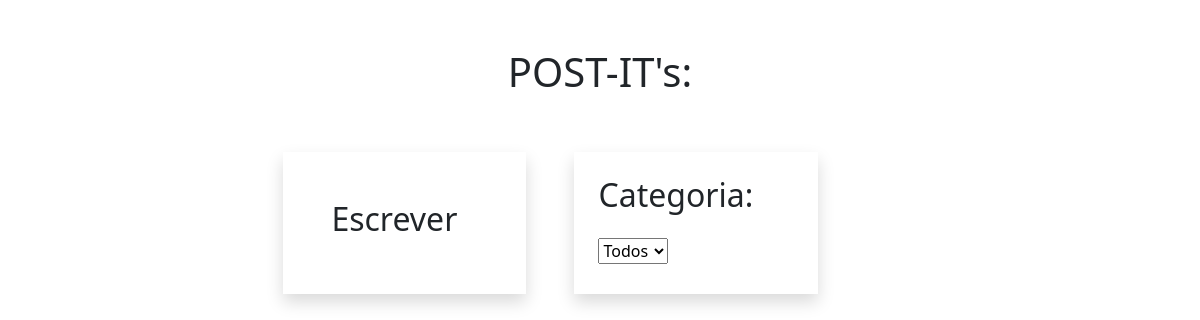
The app's page /, older data.
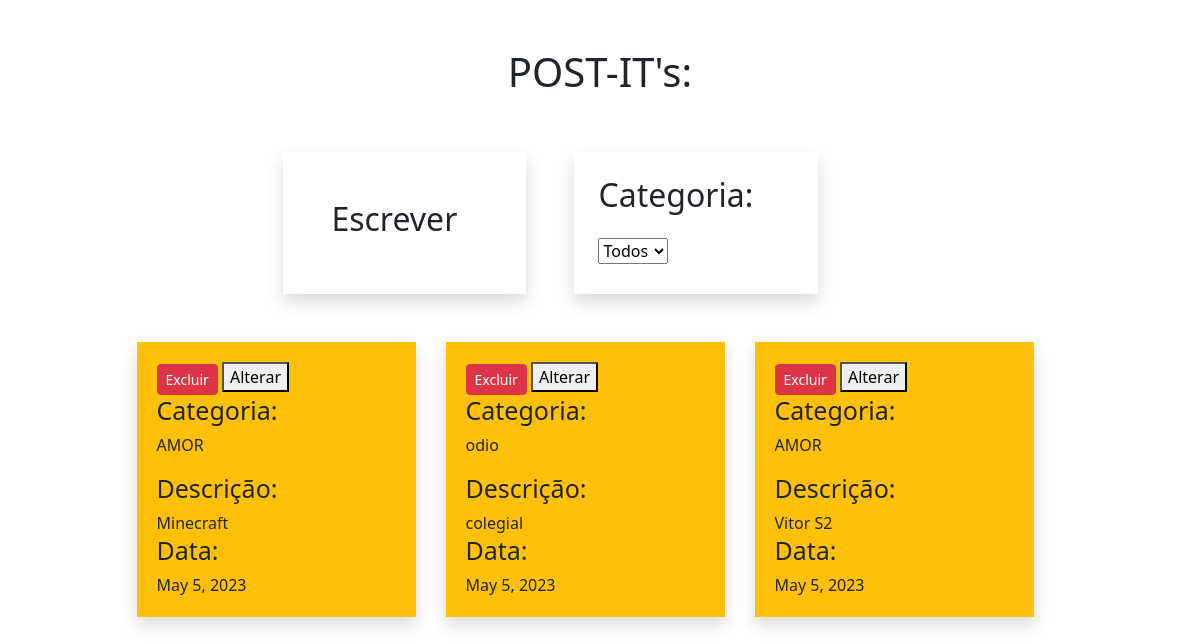
The same page, newer data.
### usuario/models.py (models this page shows, shortened)
class Postit(models.Model):
    descricao = models.CharField(max_length=250, verbose_name='descricao_postit')
    data = models.DateField(auto_now_add=True, verbose_name='data')
    categoria = models.ForeignKey(
        Categoria, verbose_name='categoria', on_delete=models.RESTRICT
    )

class Categoria(models.Model):
    nome = models.CharField(max_length=20, verbose_name='categoria')
    def __str__(self):
        return self.nome

### usuario/views.py (the view)
# urls.py: path('', views.index, name='index'),
def index (request):
    PostIfform = PostItForm()
    if request.method == 'POST':
        PostIfform = PostItForm(request.POST)
        if PostIfform.is_valid():
            PostIfform.save()
            PostIfform = PostItForm()
    context={
        'form': PostIfform,
        'posts': Postit.objects.all().order_by('-id'),
        'categorias': Categoria.objects.all()
    }
    return render(request, 'index.html', context)

### usuario/forms.py
class PostItForm(forms.ModelForm):
    class Meta:
        model  = Postit
        fields = ['categoria', 'descricao']

### usuario/templates/index.html (shortened to what this page needs)
<!DOCTYPE html>
<html lang="en">
<head>
    <link href="https://cdn.jsdelivr.net/npm/bootstrap@5.3.0-alpha3/dist/css/bootstrap.min.css" rel="stylesheet"
>
    <link rel="stylesheet" href="../static/css/style.css">
</head>
<body class="container-fluid">
    <header>
        <div class="justify-content-center d-flex">
            <div class="row mt-5 mb-5">
                <h1 class="text-center">POST-IT's:</h1>
                <div class="shadow col-4 mt-5 p-5 ms-5 escrever_post">
                    <h2>Escrever</h2>
                </div>
                <div class="col-4 shadow mt-5 p-4 ms-5">
                    <h2 class="mb-4">Categoria: </h2>
                    <select id="form-select">
                        <option value="Todos" selected>Todos</option>
                    </select>
                </div>
            </div>
        </div>
    </header>
    <main>
        <div class="row">
            <div id="local_post" class="d-flex flex-wrap">
                {% for post in posts %}
                    <div class="shadow bg-warning col-3 mb-3">
                        <button onClick = "deletePost(this)"class="btn-excluir btn-sm btn btn-danger" data-id="{{post.id}}">Excluir</button>
                        <button onClick="alterarPost(this)" class="btn-alterar" data-id="{{post.id}}">Alterar</button>
                        <h1>Categoria:</h1>
                        <p id="categoria_usada">{{post.categoria}}</p>
                        <h1>Descrição:</h1>
                        {{post.descricao}}
                        <br>
                        <h1>Data:</h1>
                        {{post.data}}
                    </div>
                {% endfor %}
            </div>
           </div>
    </main>
</body>
</html>

Row changes from the older to the newer data that the page shows:
added Postit: categoria "AMOR", descricao "Minecraft", data "May 5, 2023"
added Postit: categoria "odio", descricao "colegial", data "May 5, 2023"
added Postit: categoria "AMOR", descricao "Vitor S2", data "May 5, 2023"
